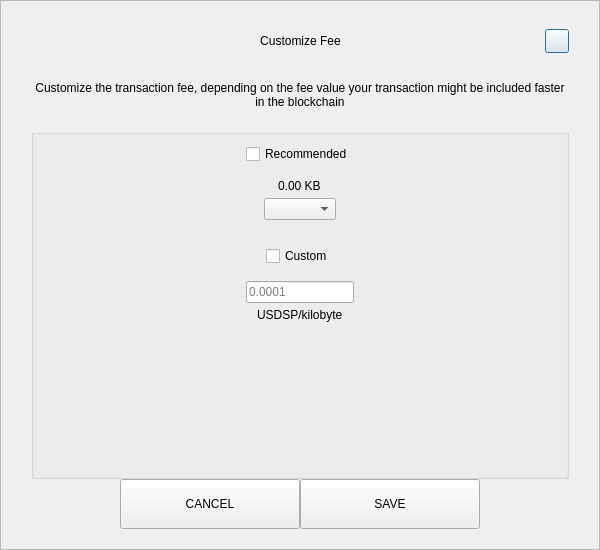
<?xml version="1.0" encoding="UTF-8"?>
<ui version="4.0">
 <class>SendCustomFeeDialog</class>
 <widget class="QDialog" name="SendCustomFeeDialog">
  <property name="geometry">
   <rect>
    <x>0</x>
    <y>0</y>
    <width>600</width>
    <height>550</height>
   </rect>
  </property>
  <property name="windowTitle">
   <string>Form</string>
  </property>
  <layout class="QVBoxLayout" name="verticalLayout_3">
   <property name="spacing">
    <number>0</number>
   </property>
   <property name="leftMargin">
    <number>0</number>
   </property>
   <property name="topMargin">
    <number>0</number>
   </property>
   <property name="rightMargin">
    <number>0</number>
   </property>
   <property name="bottomMargin">
    <number>0</number>
   </property>
   <item>
    <widget class="QFrame" name="frame">
     <property name="styleSheet">
      <string notr="true"/>
     </property>
     <property name="frameShape">
      <enum>QFrame::StyledPanel</enum>
     </property>
     <property name="frameShadow">
      <enum>QFrame::Raised</enum>
     </property>
     <layout class="QVBoxLayout" name="verticalLayout_2">
      <property name="spacing">
       <number>0</number>
      </property>
      <property name="leftMargin">
       <number>30</number>
      </property>
      <property name="topMargin">
       <number>20</number>
      </property>
      <property name="rightMargin">
       <number>30</number>
      </property>
      <property name="bottomMargin">
       <number>20</number>
      </property>
      <item>
       <layout class="QHBoxLayout" name="horizontalLayout_3">
        <property name="spacing">
         <number>0</number>
        </property>
        <item>
         <spacer name="horizontalSpacer_21">
          <property name="orientation">
           <enum>Qt::Horizontal</enum>
          </property>
          <property name="sizeHint" stdset="0">
           <size>
            <width>40</width>
            <height>20</height>
           </size>
          </property>
         </spacer>
        </item>
        <item>
         <widget class="QLabel" name="labelTitle">
          <property name="minimumSize">
           <size>
            <width>0</width>
            <height>40</height>
           </size>
          </property>
          <property name="maximumSize">
           <size>
            <width>16777215</width>
            <height>40</height>
           </size>
          </property>
          <property name="styleSheet">
           <string notr="true">padding-left:24px;</string>
          </property>
          <property name="text">
           <string>Customize Fee</string>
          </property>
          <property name="alignment">
           <set>Qt::AlignCenter</set>
          </property>
          <property name="margin">
           <number>7</number>
          </property>
         </widget>
        </item>
        <item>
         <spacer name="horizontalSpacer">
          <property name="orientation">
           <enum>Qt::Horizontal</enum>
          </property>
          <property name="sizeHint" stdset="0">
           <size>
            <width>40</width>
            <height>20</height>
           </size>
          </property>
         </spacer>
        </item>
        <item>
         <widget class="QPushButton" name="btnEsc">
          <property name="minimumSize">
           <size>
            <width>24</width>
            <height>24</height>
           </size>
          </property>
          <property name="maximumSize">
           <size>
            <width>24</width>
            <height>24</height>
           </size>
          </property>
          <property name="text">
           <string/>
          </property>
         </widget>
        </item>
       </layout>
      </item>
      <item>
       <spacer name="verticalSpacer_2">
        <property name="orientation">
         <enum>Qt::Vertical</enum>
        </property>
        <property name="sizeType">
         <enum>QSizePolicy::Fixed</enum>
        </property>
        <property name="sizeHint" stdset="0">
         <size>
          <width>20</width>
          <height>20</height>
         </size>
        </property>
       </spacer>
      </item>
      <item>
       <widget class="QLabel" name="labelMessage">
        <property name="text">
         <string>Customize the transaction fee, depending on the fee value your transaction might be included faster in the blockchain</string>
        </property>
        <property name="alignment">
         <set>Qt::AlignCenter</set>
        </property>
        <property name="wordWrap">
         <bool>true</bool>
        </property>
       </widget>
      </item>
      <item>
       <spacer name="verticalSpacer_3">
        <property name="orientation">
         <enum>Qt::Vertical</enum>
        </property>
        <property name="sizeType">
         <enum>QSizePolicy::Fixed</enum>
        </property>
        <property name="sizeHint" stdset="0">
         <size>
          <width>20</width>
          <height>20</height>
         </size>
        </property>
       </spacer>
      </item>
      <item>
       <widget class="QGroupBox" name="groupBox">
        <property name="title">
         <string/>
        </property>
        <layout class="QVBoxLayout" name="verticalLayout">
         <property name="leftMargin">
          <number>12</number>
         </property>
         <property name="rightMargin">
          <number>12</number>
         </property>
         <item>
          <layout class="QVBoxLayout" name="verticalLayout_4">
           <property name="spacing">
            <number>5</number>
           </property>
           <item alignment="Qt::AlignHCenter">
            <widget class="QCheckBox" name="checkBoxRecommended">
             <property name="text">
              <string>Recommended</string>
             </property>
            </widget>
           </item>
           <item>
            <spacer name="verticalSpacer_5">
             <property name="orientation">
              <enum>Qt::Vertical</enum>
             </property>
             <property name="sizeType">
              <enum>QSizePolicy::Fixed</enum>
             </property>
             <property name="sizeHint" stdset="0">
              <size>
               <width>20</width>
               <height>10</height>
              </size>
             </property>
            </spacer>
           </item>
           <item alignment="Qt::AlignHCenter">
            <widget class="QLabel" name="labelFee">
             <property name="text">
              <string>0.00 KB</string>
             </property>
            </widget>
           </item>
           <item alignment="Qt::AlignHCenter">
            <widget class="QComboBox" name="comboBoxRecommended"/>
           </item>
          </layout>
         </item>
         <item>
          <spacer name="verticalSpacer">
           <property name="orientation">
            <enum>Qt::Vertical</enum>
           </property>
           <property name="sizeType">
            <enum>QSizePolicy::Fixed</enum>
           </property>
           <property name="sizeHint" stdset="0">
            <size>
             <width>20</width>
             <height>20</height>
            </size>
           </property>
          </spacer>
         </item>
         <item>
          <layout class="QVBoxLayout" name="verticalLayout_5">
           <property name="spacing">
            <number>5</number>
           </property>
           <item alignment="Qt::AlignHCenter">
            <widget class="QCheckBox" name="checkBoxCustom">
             <property name="text">
              <string>Custom</string>
             </property>
            </widget>
           </item>
           <item>
            <spacer name="verticalSpacer_6">
             <property name="orientation">
              <enum>Qt::Vertical</enum>
             </property>
             <property name="sizeType">
              <enum>QSizePolicy::Fixed</enum>
             </property>
             <property name="sizeHint" stdset="0">
              <size>
               <width>20</width>
               <height>10</height>
              </size>
             </property>
            </spacer>
           </item>
           <item alignment="Qt::AlignHCenter">
            <widget class="QLineEdit" name="lineEditCustomFee">
             <property name="placeholderText">
              <string notr="true">0.0001</string>
             </property>
            </widget>
           </item>
           <item alignment="Qt::AlignHCenter">
            <widget class="QLabel" name="labelCustomFee">
             <property name="text">
              <string>USDSP/kilobyte</string>
             </property>
            </widget>
           </item>
          </layout>
         </item>
         <item>
          <spacer name="verticalSpacer_4">
           <property name="orientation">
            <enum>Qt::Vertical</enum>
           </property>
           <property name="sizeHint" stdset="0">
            <size>
             <width>20</width>
             <height>40</height>
            </size>
           </property>
          </spacer>
         </item>
        </layout>
       </widget>
      </item>
      <item>
       <layout class="QHBoxLayout" name="horizontalLayout" stretch="1,2,2,1">
        <item>
         <spacer name="horizontalSpacer1">
          <property name="orientation">
           <enum>Qt::Horizontal</enum>
          </property>
          <property name="sizeHint" stdset="0">
           <size>
            <width>40</width>
            <height>20</height>
           </size>
          </property>
         </spacer>
        </item>
        <item>
         <widget class="QPushButton" name="btnCancel">
          <property name="minimumSize">
           <size>
            <width>180</width>
            <height>50</height>
           </size>
          </property>
          <property name="focusPolicy">
           <enum>Qt::NoFocus</enum>
          </property>
          <property name="text">
           <string>CANCEL</string>
          </property>
         </widget>
        </item>
        <item>
         <widget class="QPushButton" name="btnSave">
          <property name="minimumSize">
           <size>
            <width>180</width>
            <height>50</height>
           </size>
          </property>
          <property name="focusPolicy">
           <enum>Qt::NoFocus</enum>
          </property>
          <property name="text">
           <string>SAVE</string>
          </property>
         </widget>
        </item>
        <item>
         <spacer name="horizontalSpacer_2">
          <property name="orientation">
           <enum>Qt::Horizontal</enum>
          </property>
          <property name="sizeHint" stdset="0">
           <size>
            <width>40</width>
            <height>20</height>
           </size>
          </property>
         </spacer>
        </item>
       </layout>
      </item>
     </layout>
    </widget>
   </item>
  </layout>
 </widget>
 <resources/>
 <connections/>
</ui>
